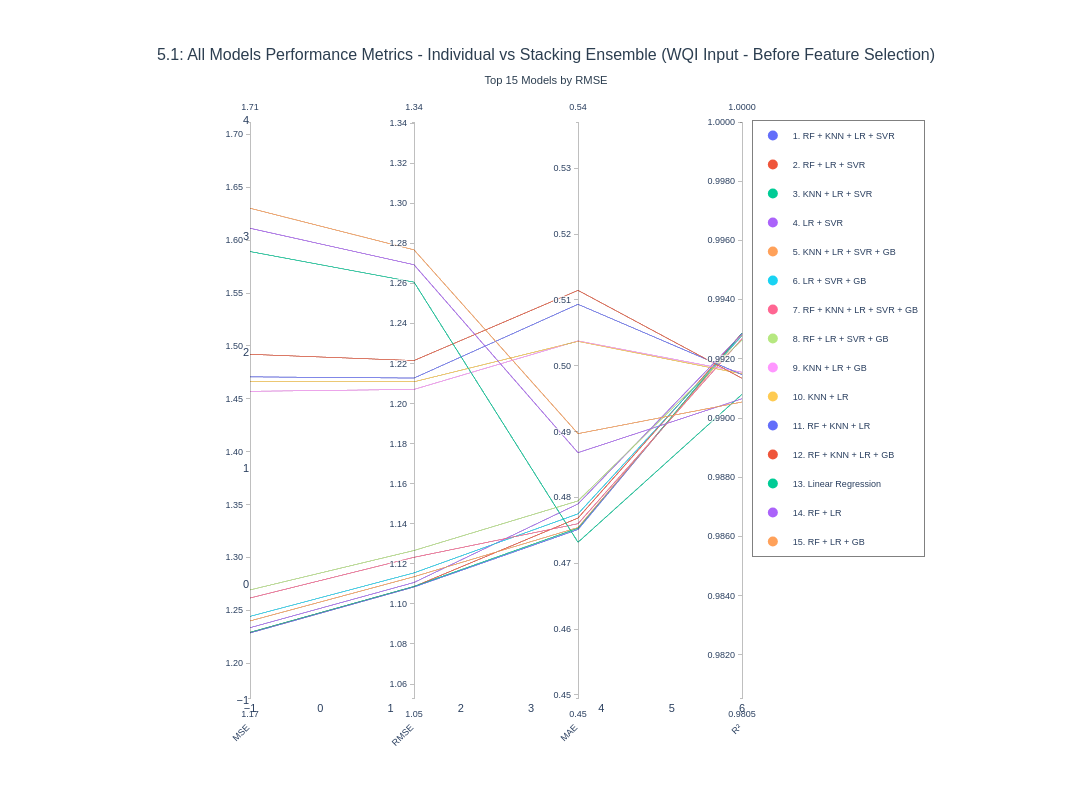

The code cell stored with this chart in its notebook:
### Code cell
fig_all_models_51 = plot_parallel_coordinates_all_models(
    results_df=results_df_WQIInput,
    metrics_df=metrics_df_WQIInput,
    title="5.1: All Models Performance Metrics - Individual vs Stacking Ensemble (WQI Input - Before Feature Selection)",
    top_n=15
 )

fig_all_models_51.show()

### Figure 1 — Plotly figure (JSON) as saved in the notebook; plotly's stock layout.template omitted (floating-point values rounded to 4 significant figures)
{"data": [{"dimensions": [{"label": "MSE", "range": [1.167, 1.712], "tickformat": ".2f", "values": [1.229, 1.229, 1.229, 1.234, 1.24, 1.244, 1.262, 1.269, 1.457, 1.466, 1.471, 1.492, 1.589, 1.611, 1.63]}, {"label": "RMSE", "range": [1.053, 1.341], "tickformat": ".2f", "values": [1.108, 1.109, 1.109, 1.111, 1.114, 1.116, 1.123, 1.127, 1.207, 1.211, 1.213, 1.222, 1.261, 1.269, 1.277]}, {"label": "MAE", "range": [0.4495, 0.537], "tickformat": ".2f", "values": [0.4751, 0.4769, 0.4753, 0.479, 0.4754, 0.4775, 0.476, 0.4795, 0.5038, 0.5037, 0.5093, 0.5115, 0.4732, 0.4868, 0.4897]}, {"label": "R²", "range": [0.9805, 1], "tickformat": ".4f", "values": [0.9929, 0.9929, 0.9929, 0.9928, 0.9928, 0.9928, 0.9927, 0.9926, 0.9915, 0.9915, 0.9915, 0.9913, 0.9908, 0.9907, 0.9905]}], "labelangle": -45, "labelside": "bottom", "line": {"color": [0, 1, 2, 3, 4, 5, 6, 7, 8, 9, 10, 11, 12, 13, 14], "colorscale": [[0, "#636EFA"], [0.07143, "#EF553B"], [0.1429, "#00CC96"], [0.2143, "#AB63FA"], [0.2857, "#FFA15A"], [0.3571, "#19D3F3"], [0.4286, "#FF6692"], [0.5, "#B6E880"], [0.5714, "#FF97FF"], [0.6429, "#FECB52"], [0.7143, "#636EFA"], [0.7857, "#EF553B"], [0.8571, "#00CC96"], [0.9286, "#AB63FA"], [1, "#FFA15A"]], "showscale": false}, "type": "parcoords"}, {"hovertemplate": "<b>RF + KNN + LR + SVR</b><br>Num Models: 4<br>MSE: 1.2286<br>RMSE: 1.1084<br>MAE: 0.4751<br>R²: 0.9929<br><extra></extra>", "legendgroup": "RF + KNN + LR + SVR", "marker": {"color": "#636EFA", "size": 10}, "mode": "markers", "name": "1. RF + KNN + LR + SVR", "showlegend": true, "type": "scatter", "x": [null], "y": [null]}, {"hovertemplate": "<b>RF + LR + SVR</b><br>Num Models: 3<br>MSE: 1.2291<br>RMSE: 1.1087<br>MAE: 0.4769<br>R²: 0.9929<br><extra></extra>", "legendgroup": "RF + LR + SVR", "marker": {"color": "#EF553B", "size": 10}, "mode": "markers", "name": "2. RF + LR + SVR", "showlegend": true, "type": "scatter", "x": [null], "y": [null]}, {"hovertemplate": "<b>KNN + LR + SVR</b><br>Num Models: 3<br>MSE: 1.2293<br>RMSE: 1.1087<br>MAE: 0.4753<br>R²: 0.9929<br><extra></extra>", "legendgroup": "KNN + LR + SVR", "marker": {"color": "#00CC96", "size": 10}, "mode": "markers", "name": "3. KNN + LR + SVR", "showlegend": true, "type": "scatter", "x": [null], "y": [null]}, {"hovertemplate": "<b>LR + SVR</b><br>Num Models: 2<br>MSE: 1.2337<br>RMSE: 1.1107<br>MAE: 0.4790<br>R²: 0.9928<br><extra></extra>", "legendgroup": "LR + SVR", "marker": {"color": "#AB63FA", "size": 10}, "mode": "markers", "name": "4. LR + SVR", "showlegend": true, "type": "scatter", "x": [null], "y": [null]}, {"hovertemplate": "<b>KNN + LR + SVR + GB</b><br>Num Models: 4<br>MSE: 1.2401<br>RMSE: 1.1136<br>MAE: 0.4754<br>R²: 0.9928<br><extra></extra>", "legendgroup": "KNN + LR + SVR + GB", "marker": {"color": "#FFA15A", "size": 10}, "mode": "markers", "name": "5. KNN + LR + SVR + GB", "showlegend": true, "type": "scatter", "x": [null], "y": [null]}, {"hovertemplate": "<b>LR + SVR + GB</b><br>Num Models: 3<br>MSE: 1.2444<br>RMSE: 1.1155<br>MAE: 0.4775<br>R²: 0.9928<br><extra></extra>", "legendgroup": "LR + SVR + GB", "marker": {"color": "#19D3F3", "size": 10}, "mode": "markers", "name": "6. LR + SVR + GB", "showlegend": true, "type": "scatter", "x": [null], "y": [null]}, {"hovertemplate": "<b>RF + KNN + LR + SVR + GB</b><br>Num Models: 5<br>MSE: 1.2617<br>RMSE: 1.1233<br>MAE: 0.4760<br>R²: 0.9927<br><extra></extra>", "legendgroup": "RF + KNN + LR + SVR + GB", "marker": {"color": "#FF6692", "size": 10}, "mode": "markers", "name": "7. RF + KNN + LR + SVR + GB", "showlegend": true, "type": "scatter", "x": [null], "y": [null]}, {"hovertemplate": "<b>RF + LR + SVR + GB</b><br>Num Models: 4<br>MSE: 1.2694<br>RMSE: 1.1267<br>MAE: 0.4795<br>R²: 0.9926<br><extra></extra>", "legendgroup": "RF + LR + SVR + GB", "marker": {"color": "#B6E880", "size": 10}, "mode": "markers", "name": "8. RF + LR + SVR + GB", "showlegend": true, "type": "scatter", "x": [null], "y": [null]}, {"hovertemplate": "<b>KNN + LR + GB</b><br>Num Models: 3<br>MSE: 1.4571<br>RMSE: 1.2071<br>MAE: 0.5038<br>R²: 0.9915<br><extra></extra>", "legendgroup": "KNN + LR + GB", "marker": {"color": "#FF97FF", "size": 10}, "mode": "markers", "name": "9. KNN + LR + GB", "showlegend": true, "type": "scatter", "x": [null], "y": [null]}, {"hovertemplate": "<b>KNN + LR</b><br>Num Models: 2<br>MSE: 1.4663<br>RMSE: 1.2109<br>MAE: 0.5037<br>R²: 0.9915<br><extra></extra>", "legendgroup": "KNN + LR", "marker": {"color": "#FECB52", "size": 10}, "mode": "markers", "name": "10. KNN + LR", "showlegend": true, "type": "scatter", "x": [null], "y": [null]}, {"hovertemplate": "<b>RF + KNN + LR</b><br>Num Models: 3<br>MSE: 1.4708<br>RMSE: 1.2128<br>MAE: 0.5093<br>R²: 0.9915<br><extra></extra>", "legendgroup": "RF + KNN + LR", "marker": {"color": "#636EFA", "size": 10}, "mode": "markers", "name": "11. RF + KNN + LR", "showlegend": true, "type": "scatter", "x": [null], "y": [null]}, {"hovertemplate": "<b>RF + KNN + LR + GB</b><br>Num Models: 4<br>MSE: 1.4921<br>RMSE: 1.2215<br>MAE: 0.5115<br>R²: 0.9913<br><extra></extra>", "legendgroup": "RF + KNN + LR + GB", "marker": {"color": "#EF553B", "size": 10}, "mode": "markers", "name": "12. RF + KNN + LR + GB", "showlegend": true, "type": "scatter", "x": [null], "y": [null]}, {"hovertemplate": "<b>Linear Regression</b><br>Num Models: 1<br>MSE: 1.5893<br>RMSE: 1.2607<br>MAE: 0.4732<br>R²: 0.9908<br><extra></extra>", "legendgroup": "Linear Regression", "marker": {"color": "#00CC96", "size": 10}, "mode": "markers", "name": "13. Linear Regression", "showlegend": true, "type": "scatter", "x": [null], "y": [null]}, {"hovertemplate": "<b>RF + LR</b><br>Num Models: 2<br>MSE: 1.6113<br>RMSE: 1.2694<br>MAE: 0.4868<br>R²: 0.9907<br><extra></extra>", "legendgroup": "RF + LR", "marker": {"color": "#AB63FA", "size": 10}, "mode": "markers", "name": "14. RF + LR", "showlegend": true, "type": "scatter", "x": [null], "y": [null]}, {"hovertemplate": "<b>RF + LR + GB</b><br>Num Models: 3<br>MSE: 1.6303<br>RMSE: 1.2768<br>MAE: 0.4897<br>R²: 0.9905<br><extra></extra>", "legendgroup": "RF + LR + GB", "marker": {"color": "#FFA15A", "size": 10}, "mode": "markers", "name": "15. RF + LR + GB", "showlegend": true, "type": "scatter", "x": [null], "y": [null]}], "layout": {"font": {"family": "Arial, sans-serif", "size": 11}, "height": 800, "hovermode": "closest", "legend": {"bgcolor": "rgba(255, 255, 255, 0.95)", "bordercolor": "gray", "borderwidth": 1, "font": {"size": 9}, "orientation": "v", "x": 1.02, "xanchor": "left", "y": 1, "yanchor": "top"}, "margin": {"b": 100, "l": 250, "r": 350, "t": 120}, "paper_bgcolor": "white", "plot_bgcolor": "white", "showlegend": true, "title": {"font": {"color": "#2c3e50", "family": "Arial, sans-serif", "size": 16}, "text": "5.1: All Models Performance Metrics - Individual vs Stacking Ensemble (WQI Input - Before Feature Selection)<br><sub>Top 15 Models by RMSE</sub>", "x": 0.5, "xanchor": "center"}, "width": 1400, "xaxis": {"showgrid": false}, "yaxis": {"showgrid": false}}}
